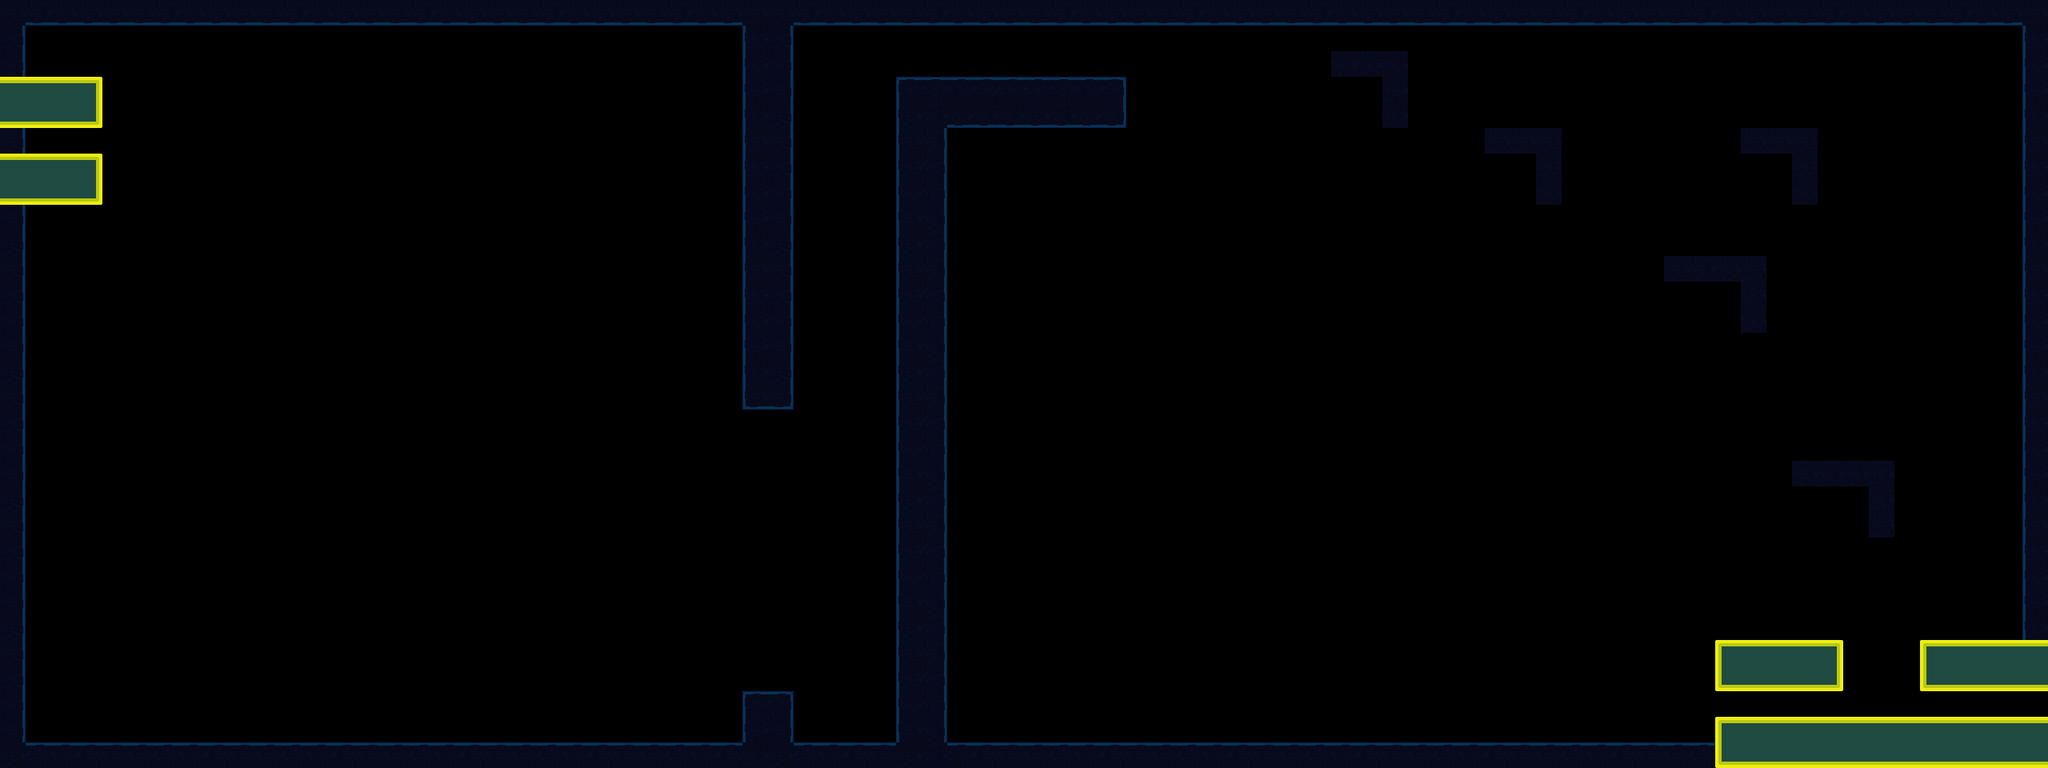

A level layout from a 2D game, rendered from its tile map. Below: a short description, then the map file with tile-grid data replaced by summaries:
An orthogonal 80x30 tile map with 32x32 px tiles, 1 tile layer (Ground), 1 hidden layer not drawn, 2 tilesets and 59 objects (41x Urchin, 10x Light, 6x spikePirahna, Lizard, SceneSwitch).

<map version="1.10" tiledversion="1.10.2" orientation="orthogonal" renderorder="right-down" width="80" height="30" tilewidth="32" tileheight="32" infinite="0" nextlayerid="4" nextobjectid="130">
 <editorsettings>
  <export target="../maps/Level6.tmj" format="json" />
 </editorsettings>
 <tileset firstgid="1" name="MarkingTile" tilewidth="32" tileheight="32" tilecount="1" columns="1">
  <image source="../sampleTile.png" width="32" height="32" />
  <tile id="0">
   <properties>
    <property name="collides" type="bool" value="true" />
   </properties>
  </tile>
 </tileset>
 <tileset firstgid="2" name="AquaTile" tilewidth="32" tileheight="32" tilecount="100" columns="10">
  <image source="../StaticImages/tilesheet.png" width="320" height="320" />
  <tile id="0">
   <properties>
    <property name="collides" type="bool" value="false" />
   </properties>
  </tile>
  <tile id="1">
   <properties>
    <property name="collides" type="bool" value="true" />
   </properties>
  </tile>
  <tile id="2">
   <properties>
    <property name="collides" type="bool" value="true" />
   </properties>
  </tile>
  <tile id="3">
   <properties>
    <property name="collides" type="bool" value="true" />
   </properties>
  </tile>
  <tile id="4">
   <properties>
    <property name="collides" type="bool" value="false" />
   </properties>
  </tile>
  <tile id="5">
   <properties>
    <property name="collides" type="bool" value="true" />
   </properties>
  </tile>
  <tile id="6">
   <properties>
    <property name="collides" type="bool" value="true" />
   </properties>
  </tile>
  <tile id="7">
   <properties>
    <property name="collides" type="bool" value="true" />
   </properties>
  </tile>
  <tile id="8">
   <properties>
    <property name="collides" type="bool" value="false" />
   </properties>
  </tile>
  <tile id="9">
   <properties>
    <property name="collides" type="bool" value="false" />
   </properties>
  </tile>
  <tile id="10">
   <properties>
    <property name="collides" type="bool" value="false" />
   </properties>
  </tile>
  <tile id="11">
   <properties>
    <property name="collides" type="bool" value="true" />
   </properties>
  </tile>
  <tile id="12">
   <properties>
    <property name="collides" type="bool" value="true" />
   </properties>
  </tile>
  <tile id="13">
   <properties>
    <property name="collides" type="bool" value="true" />
   </properties>
  </tile>
  <tile id="14">
   <properties>
    <property name="collides" type="bool" value="false" />
   </properties>
  </tile>
  <tile id="15">
   <properties>
    <property name="collides" type="bool" value="true" />
   </properties>
  </tile>
  <tile id="16">
   <properties>
    <property name="collides" type="bool" value="true" />
   </properties>
  </tile>
  <tile id="17">
   <properties>
    <property name="collides" type="bool" value="true" />
   </properties>
  </tile>
  <tile id="18">
   <properties>
    <property name="collides" type="bool" value="false" />
   </properties>
  </tile>
  <tile id="19">
   <properties>
    <property name="collides" type="bool" value="false" />
   </properties>
  </tile>
  <tile id="20">
   <properties>
    <property name="collides" type="bool" value="false" />
   </properties>
  </tile>
  <tile id="21">
   <properties>
    <property name="collides" type="bool" value="true" />
   </properties>
  </tile>
  <tile id="22">
   <properties>
    <property name="collides" type="bool" value="true" />
   </properties>
  </tile>
  <tile id="23">
   <properties>
    <property name="collides" type="bool" value="true" />
   </properties>
  </tile>
  <tile id="24">
   <properties>
    <property name="collides" type="bool" value="false" />
   </properties>
  </tile>
  <tile id="25">
   <properties>
    <property name="collides" type="bool" value="true" />
   </properties>
  </tile>
  <tile id="26">
   <properties>
    <property name="collides" type="bool" value="true" />
   </properties>
  </tile>
  <tile id="27">
   <properties>
    <property name="collides" type="bool" value="true" />
   </properties>
  </tile>
  <tile id="28">
   <properties>
    <property name="collides" type="bool" value="false" />
   </properties>
  </tile>
  <tile id="29">
   <properties>
    <property name="collides" type="bool" value="false" />
   </properties>
  </tile>
  <tile id="30">
   <properties>
    <property name="collides" type="bool" value="false" />
   </properties>
  </tile>
  <tile id="31">
   <properties>
    <property name="collides" type="bool" value="false" />
   </properties>
  </tile>
  <tile id="32">
   <properties>
    <property name="collides" type="bool" value="false" />
   </properties>
  </tile>
  <tile id="33">
   <properties>
    <property name="collides" type="bool" value="false" />
   </properties>
  </tile>
  <tile id="34">
   <properties>
    <property name="collides" type="bool" value="false" />
   </properties>
  </tile>
  <tile id="35">
   <properties>
    <property name="collides" type="bool" value="false" />
   </properties>
  </tile>
  <tile id="36">
   <properties>
    <property name="collides" type="bool" value="false" />
   </properties>
  </tile>
  <tile id="37">
   <properties>
    <property name="collides" type="bool" value="false" />
   </properties>
  </tile>
  <tile id="38">
   <properties>
    <property name="collides" type="bool" value="false" />
   </properties>
  </tile>
  <tile id="39">
   <properties>
    <property name="collides" type="bool" value="false" />
   </properties>
  </tile>
  <tile id="40">
   <properties>
    <property name="collides" type="bool" value="false" />
   </properties>
  </tile>
  <tile id="41">
   <properties>
    <property name="collides" type="bool" value="true" />
   </properties>
  </tile>
  <tile id="42">
   <properties>
    <property name="collides" type="bool" value="true" />
   </properties>
  </tile>
  <tile id="43">
   <properties>
    <property name="collides" type="bool" value="true" />
   </properties>
  </tile>
  <tile id="44">
   <properties>
    <property name="collides" type="bool" value="false" />
   </properties>
  </tile>
  <tile id="45">
   <properties>
    <property name="collides" type="bool" value="false" />
   </properties>
  </tile>
  <tile id="46">
   <properties>
    <property name="collides" type="bool" value="false" />
   </properties>
  </tile>
  <tile id="47">
   <properties>
    <property name="collides" type="bool" value="false" />
   </properties>
  </tile>
  <tile id="48">
   <properties>
    <property name="collides" type="bool" value="false" />
   </properties>
  </tile>
  <tile id="49">
   <properties>
    <property name="collides" type="bool" value="false" />
   </properties>
  </tile>
  <tile id="50">
   <properties>
    <property name="collides" type="bool" value="false" />
   </properties>
  </tile>
  <tile id="51">
   <properties>
    <property name="collides" type="bool" value="true" />
   </properties>
  </tile>
  <tile id="52">
   <properties>
    <property name="collides" type="bool" value="true" />
   </properties>
  </tile>
  <tile id="53">
   <properties>
    <property name="collides" type="bool" value="true" />
   </properties>
  </tile>
  <tile id="54">
   <properties>
    <property name="collides" type="bool" value="false" />
   </properties>
  </tile>
  <tile id="55">
   <properties>
    <property name="collides" type="bool" value="false" />
   </properties>
  </tile>
  <tile id="56">
   <properties>
    <property name="collides" type="bool" value="false" />
   </properties>
  </tile>
  <tile id="57">
   <properties>
    <property name="collides" type="bool" value="false" />
   </properties>
  </tile>
  <tile id="58">
   <properties>
    <property name="collides" type="bool" value="false" />
   </properties>
  </tile>
  <tile id="59">
   <properties>
    <property name="collides" type="bool" value="false" />
   </properties>
  </tile>
  <tile id="60">
   <properties>
    <property name="collides" type="bool" value="false" />
   </properties>
  </tile>
  <tile id="61">
   <properties>
    <property name="collides" type="bool" value="true" />
   </properties>
  </tile>
  <tile id="62">
   <properties>
    <property name="collides" type="bool" value="true" />
   </properties>
  </tile>
  <tile id="63">
   <properties>
    <property name="collides" type="bool" value="true" />
   </properties>
  </tile>
  <tile id="64">
   <properties>
    <property name="collides" type="bool" value="false" />
   </properties>
  </tile>
  <tile id="65">
   <properties>
    <property name="collides" type="bool" value="false" />
   </properties>
  </tile>
  <tile id="66">
   <properties>
    <property name="collides" type="bool" value="false" />
   </properties>
  </tile>
  <tile id="67">
   <properties>
    <property name="collides" type="bool" value="false" />
   </properties>
  </tile>
  <tile id="68">
   <properties>
    <property name="collides" type="bool" value="false" />
   </properties>
  </tile>
  <tile id="69">
   <properties>
    <property name="collides" type="bool" value="false" />
   </properties>
  </tile>
  <tile id="70">
   <properties>
    <property name="collides" type="bool" value="false" />
   </properties>
  </tile>
  <tile id="71">
   <properties>
    <property name="collides" type="bool" value="false" />
   </properties>
  </tile>
  <tile id="72">
   <properties>
    <property name="collides" type="bool" value="false" />
   </properties>
  </tile>
  <tile id="73">
   <properties>
    <property name="collides" type="bool" value="false" />
   </properties>
  </tile>
  <tile id="74">
   <properties>
    <property name="collides" type="bool" value="false" />
   </properties>
  </tile>
  <tile id="75">
   <properties>
    <property name="collides" type="bool" value="false" />
   </properties>
  </tile>
  <tile id="76">
   <properties>
    <property name="collides" type="bool" value="false" />
   </properties>
  </tile>
  <tile id="77">
   <properties>
    <property name="collides" type="bool" value="false" />
   </properties>
  </tile>
  <tile id="78">
   <properties>
    <property name="collides" type="bool" value="false" />
   </properties>
  </tile>
  <tile id="79">
   <properties>
    <property name="collides" type="bool" value="false" />
   </properties>
  </tile>
  <tile id="80">
   <properties>
    <property name="collides" type="bool" value="false" />
   </properties>
  </tile>
  <tile id="81">
   <properties>
    <property name="collides" type="bool" value="false" />
   </properties>
  </tile>
  <tile id="82">
   <properties>
    <property name="collides" type="bool" value="false" />
   </properties>
  </tile>
  <tile id="83">
   <properties>
    <property name="collides" type="bool" value="false" />
   </properties>
  </tile>
  <tile id="84">
   <properties>
    <property name="collides" type="bool" value="false" />
   </properties>
  </tile>
  <tile id="85">
   <properties>
    <property name="collides" type="bool" value="false" />
   </properties>
  </tile>
  <tile id="86">
   <properties>
    <property name="collides" type="bool" value="false" />
   </properties>
  </tile>
  <tile id="87">
   <properties>
    <property name="collides" type="bool" value="false" />
   </properties>
  </tile>
  <tile id="88">
   <properties>
    <property name="collides" type="bool" value="false" />
   </properties>
  </tile>
  <tile id="89">
   <properties>
    <property name="collides" type="bool" value="false" />
   </properties>
  </tile>
  <tile id="90">
   <properties>
    <property name="collides" type="bool" value="false" />
   </properties>
  </tile>
  <tile id="91">
   <properties>
    <property name="collides" type="bool" value="false" />
   </properties>
  </tile>
  <tile id="92">
   <properties>
    <property name="collides" type="bool" value="false" />
   </properties>
  </tile>
  <tile id="93">
   <properties>
    <property name="collides" type="bool" value="false" />
   </properties>
  </tile>
  <tile id="94">
   <properties>
    <property name="collides" type="bool" value="false" />
   </properties>
  </tile>
  <tile id="95">
   <properties>
    <property name="collides" type="bool" value="false" />
   </properties>
  </tile>
  <tile id="96">
   <properties>
    <property name="collides" type="bool" value="false" />
   </properties>
  </tile>
  <tile id="97">
   <properties>
    <property name="collides" type="bool" value="false" />
   </properties>
  </tile>
  <tile id="98">
   <properties>
    <property name="collides" type="bool" value="false" />
   </properties>
  </tile>
  <tile id="99">
   <properties>
    <property name="collides" type="bool" value="false" />
   </properties>
  </tile>
 </tileset>
 <layer id="1" name="Blocking" width="80" height="30" visible="0">
  <data>[2400 cells, 227 non-empty, 1 distinct tile ids]</data>
 </layer>
 <layer id="3" name="Ground" width="80" height="30">
  <data>[2400 cells, 384 non-empty, 15 distinct tile ids]</data>
 </layer>
 <objectgroup id="2" name="ObjectLayer">
  <properties>
   <property name="Level" value="Level2" />
  </properties>
  <object id="41" name="Lizard" x="85.7576" y="186.061">
   <point />
  </object>
  <object id="42" name="SceneSwitch" x="2548" y="893.576">
   <properties>
    <property name="Level" value="Level1" />
   </properties>
   <point />
  </object>
  <object id="64" name="Light" x="1.81818" y="994.545">
   <properties>
    <property name="intensity" type="int" value="3" />
    <property name="radius" type="int" value="2000" />
   </properties>
   <point />
  </object>
  <object id="72" name="Urchin" x="242.424" y="133.333">
   <point />
  </object>
  <object id="73" name="Urchin" x="360.606" y="169.697">
   <point />
  </object>
  <object id="74" name="Urchin" x="451.515" y="242.424">
   <point />
  </object>
  <object id="75" name="Urchin" x="830.303" y="496.97">
   <point />
  </object>
  <object id="76" name="Urchin" x="557.576" y="303.03">
   <point />
  </object>
  <object id="77" name="Urchin" x="633.333" y="345.455">
   <point />
  </object>
  <object id="78" name="Urchin" x="715.152" y="409.091">
   <point />
  </object>
  <object id="79" name="Urchin" x="142.424" y="536.363">
   <point />
  </object>
  <object id="80" name="Urchin" x="260.606" y="572.727">
   <point />
  </object>
  <object id="81" name="Urchin" x="351.515" y="645.454">
   <point />
  </object>
  <object id="82" name="Urchin" x="730.303" y="900">
   <point />
  </object>
  <object id="83" name="Urchin" x="457.576" y="706.06">
   <point />
  </object>
  <object id="84" name="Urchin" x="533.333" y="748.485">
   <point />
  </object>
  <object id="85" name="Urchin" x="615.152" y="812.121">
   <point />
  </object>
  <object id="87" name="Urchin" x="1793.71" y="83.2067">
   <point />
  </object>
  <object id="88" name="Urchin" x="1919.06" y="139.929">
   <point />
  </object>
  <object id="89" name="Urchin" x="2014.87" y="225.373">
   <point />
  </object>
  <object id="90" name="Urchin" x="2468.72" y="654.428">
   <point />
  </object>
  <object id="92" name="Urchin" x="2230.48" y="416.086">
   <point />
  </object>
  <object id="93" name="Urchin" x="2351.1" y="530.349">
   <point />
  </object>
  <object id="94" name="Urchin" x="1431.33" y="262.512">
   <point />
  </object>
  <object id="95" name="Urchin" x="1524.68" y="375.235">
   <point />
  </object>
  <object id="96" name="Urchin" x="1624.49" y="512.678">
   <point />
  </object>
  <object id="97" name="Urchin" x="2034.34" y="937.733">
   <point />
  </object>
  <object id="98" name="Urchin" x="1717.71" y="655.094">
   <point />
  </object>
  <object id="99" name="Urchin" x="1834.88" y="731.271">
   <point />
  </object>
  <object id="100" name="Urchin" x="1921.09" y="822.14">
   <point />
  </object>
  <object id="101" name="spikePirahna" x="2205.33" y="240">
   <properties>
    <property name="rotation" type="int" value="135" />
   </properties>
   <point />
  </object>
  <object id="102" name="spikePirahna" x="1888" y="273.333">
   <properties>
    <property name="rotation" type="int" value="135" />
   </properties>
   <point />
  </object>
  <object id="103" name="spikePirahna" x="2120" y="420">
   <properties>
    <property name="rotation" type="int" value="135" />
   </properties>
   <point />
  </object>
  <object id="104" name="spikePirahna" x="2183.39" y="463.515">
   <properties>
    <property name="rotation" type="int" value="-45" />
   </properties>
   <point />
  </object>
  <object id="105" name="spikePirahna" x="2284" y="665.333">
   <properties>
    <property name="rotation" type="int" value="135" />
   </properties>
   <point />
  </object>
  <object id="106" name="spikePirahna" x="1689.82" y="150.545">
   <properties>
    <property name="rotation" type="int" value="-45" />
   </properties>
   <point />
  </object>
  <object id="107" name="Urchin" x="1981.82" y="854.545">
   <point />
  </object>
  <object id="108" name="Urchin" x="1869.7" y="754.545">
   <point />
  </object>
  <object id="109" name="Light" x="966.667" y="-6.06061">
   <properties>
    <property name="intensity" type="int" value="3" />
    <property name="radius" type="int" value="2000" />
   </properties>
   <point />
  </object>
  <object id="110" name="Light" x="1184.85" y="978.788">
   <properties>
    <property name="intensity" type="int" value="3" />
    <property name="radius" type="int" value="2000" />
   </properties>
   <point />
  </object>
  <object id="111" name="Light" x="2257.58" y="3.0303">
   <properties>
    <property name="intensity" type="int" value="3" />
    <property name="radius" type="int" value="2000" />
   </properties>
   <point />
  </object>
  <object id="112" name="Light" x="957.576" y="493.939">
   <properties>
    <property name="intensity" type="int" value="4" />
    <property name="radius" type="int" value="600" />
   </properties>
   <point />
  </object>
  <object id="113" name="Light" x="2627.27" y="872.727">
   <properties>
    <property name="intensity" type="int" value="3" />
    <property name="radius" type="int" value="2000" />
   </properties>
   <point />
  </object>
  <object id="114" name="Light" x="1375.76" y="151.515">
   <properties>
    <property name="intensity" type="int" value="4" />
    <property name="radius" type="int" value="600" />
   </properties>
   <point />
  </object>
  <object id="115" name="Urchin" x="1472.73" y="303.03">
   <point />
  </object>
  <object id="116" name="Urchin" x="1574.67" y="409.333">
   <point />
  </object>
  <object id="117" name="Urchin" x="1768" y="685.333">
   <point />
  </object>
  <object id="118" name="Urchin" x="1658.67" y="545.333">
   <point />
  </object>
  <object id="119" name="Urchin" x="1680" y="578.667">
   <point />
  </object>
  <object id="120" name="Urchin" x="1409.33" y="210.667">
   <point />
  </object>
  <object id="121" name="Urchin" x="1588" y="429.333">
   <point />
  </object>
  <object id="122" name="Urchin" x="1498.67" y="330.667">
   <point />
  </object>
  <object id="123" name="Urchin" x="2008" y="885.333">
   <point />
  </object>
  <object id="124" name="Urchin" x="1717.33" y="328">
   <point />
  </object>
  <object id="125" name="Urchin" x="1908" y="546.667">
   <point />
  </object>
  <object id="126" name="Urchin" x="2106.67" y="732">
   <point />
  </object>
  <object id="127" name="Light" x="1918.67" y="500">
   <properties>
    <property name="intensity" type="int" value="2" />
    <property name="radius" type="int" value="300" />
   </properties>
   <point />
  </object>
  <object id="128" name="Light" x="2096" y="656">
   <properties>
    <property name="intensity" type="int" value="2" />
    <property name="radius" type="int" value="300" />
   </properties>
   <point />
  </object>
  <object id="129" name="Light" x="1729.33" y="290.667">
   <properties>
    <property name="intensity" type="int" value="2" />
    <property name="radius" type="int" value="300" />
   </properties>
   <point />
  </object>
 </objectgroup>
</map>
